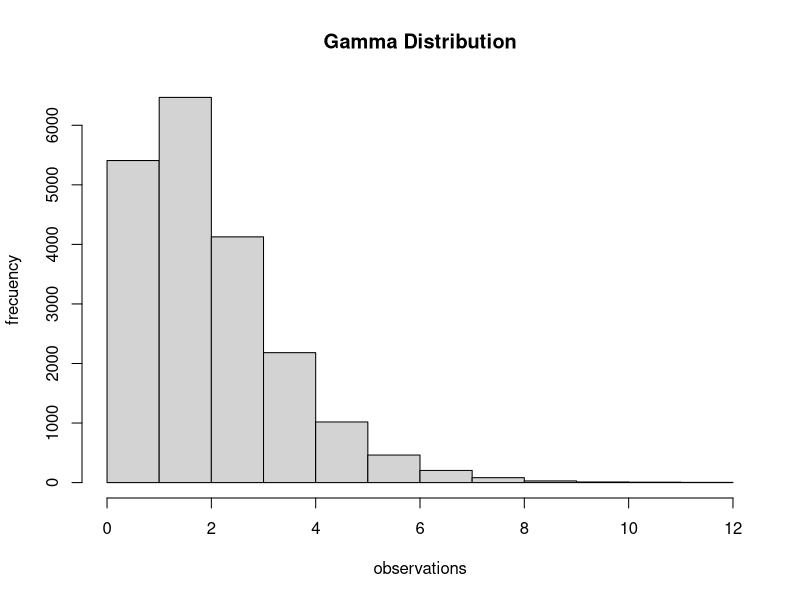

Reproduce this figure in R.
# 1) DETERMINISTIC
#
# Defining the functions:

stirling_approx <- function(n){
  
  sti_aprox <- sqrt(2 * pi * n) * (n)^n * (exp(1))^(-n)
  
  return(sti_aprox)
  
}

difference <- function(n){
  
  dif <- factorial(n) - stirling_approx(n)
  
  return(dif)
  
}

relative_diference <- function(n){
  
  rel_dif <- (difference(n) / factorial(n))
  
  return(rel_dif)
  
}

# Executing
#

n_values <- 1:12
for(n in n_values){
  # Calculating factorial
  a <- factorial(n)
  
  # Using our stirling aproximation function
  b <- stirling_approx(n)
  
  # Calculating the difference
  c <- difference(n)
  
  # Calculating the relative difference 
  d <- relative_diference(n)
  
  # Printing
  cat("n value: ", n)
  cat("\n")
  cat(sprintf("Factorial: %.0f\n", a),sprintf("Stirling approximation: %.5f\n", b), 
      sprintf("Difference: %.5f\n", c), sprintf("Realtive Difference: %.5f\n", d))
  cat("\n")
  
}


# II) SIMULATION
#
# Runnig the providing code

#set.seed(20240208)
N <- 20000
x <- rgamma(N, shape=2, scale=1)
out <- hist(x, xlab="observations", ylab="frecuency", main="Gamma Distribution")


# III) Approximation error
#
# Executing

# Defining our seed and realizations number